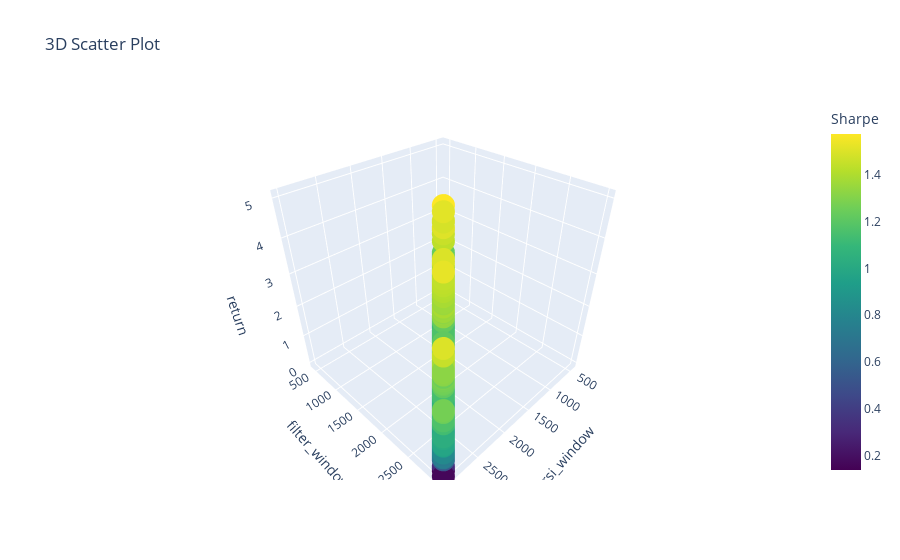

Notebook code for this chart:
### Code cell
# 畫出參數高原
import plotly.graph_objects as go

x = pf.loc[pf['total_return'] > 0].index.get_level_values(0)
y = pf.loc[pf['total_return'] > 0].index.get_level_values(1)
z = pf.loc[pf['total_return'] > 0]['total_return']
data = (pf.loc[pf['total_return'] > 0]['sharpe_ratio'])
scatter_data = go.Scatter3d(
    x=x,
    y=y,
    z=z,
    mode='markers',
    marker=dict(
        color=data,  # 将第四维数据用颜色表示
        colorscale='Viridis',
        colorbar=dict(title='Sharpe')  # 添加颜色条
    )
)

# 创建图布局
layout = go.Layout(
    title='3D Scatter Plot',
    scene=dict(
        xaxis=dict(title='rsi_window'),
        yaxis=dict(title='filter_window'),
        zaxis=dict(title='return')
    )
)

# 创建图像的 Figure 对象并绘制图像
fig = go.Figure(data=[scatter_data], layout=layout)
fig.show()
fig.write_html(file = '3d_plot.html' , auto_open  = True)#圖片儲存並自動展

### Figure 1 — Plotly figure (JSON) as saved in the notebook; plotly's stock layout.template omitted (floating-point values rounded to 4 significant figures; data arrays with more than 128 entries replaced by an {"elided": "..."} marker saying what was removed)
{"data": [{"marker": {"color": {"elided": "1999 float values"}, "colorbar": {"title": {"text": "Sharpe"}}, "colorscale": [[0, "#440154"], [0.1111, "#482878"], [0.2222, "#3e4989"], [0.3333, "#31688e"], [0.4444, "#26828e"], [0.5556, "#1f9e89"], [0.6667, "#35b779"], [0.7778, "#6ece58"], [0.8889, "#b5de2b"], [1, "#fde725"]]}, "mode": "markers", "type": "scatter3d", "x": {"elided": "1999 int values"}, "y": {"elided": "1999 int values"}, "z": {"elided": "1999 float values"}}], "layout": {"scene": {"xaxis": {"title": {"text": "rsi_window"}}, "yaxis": {"title": {"text": "filter_window"}}, "zaxis": {"title": {"text": "return"}}}, "title": {"text": "3D Scatter Plot"}}}
